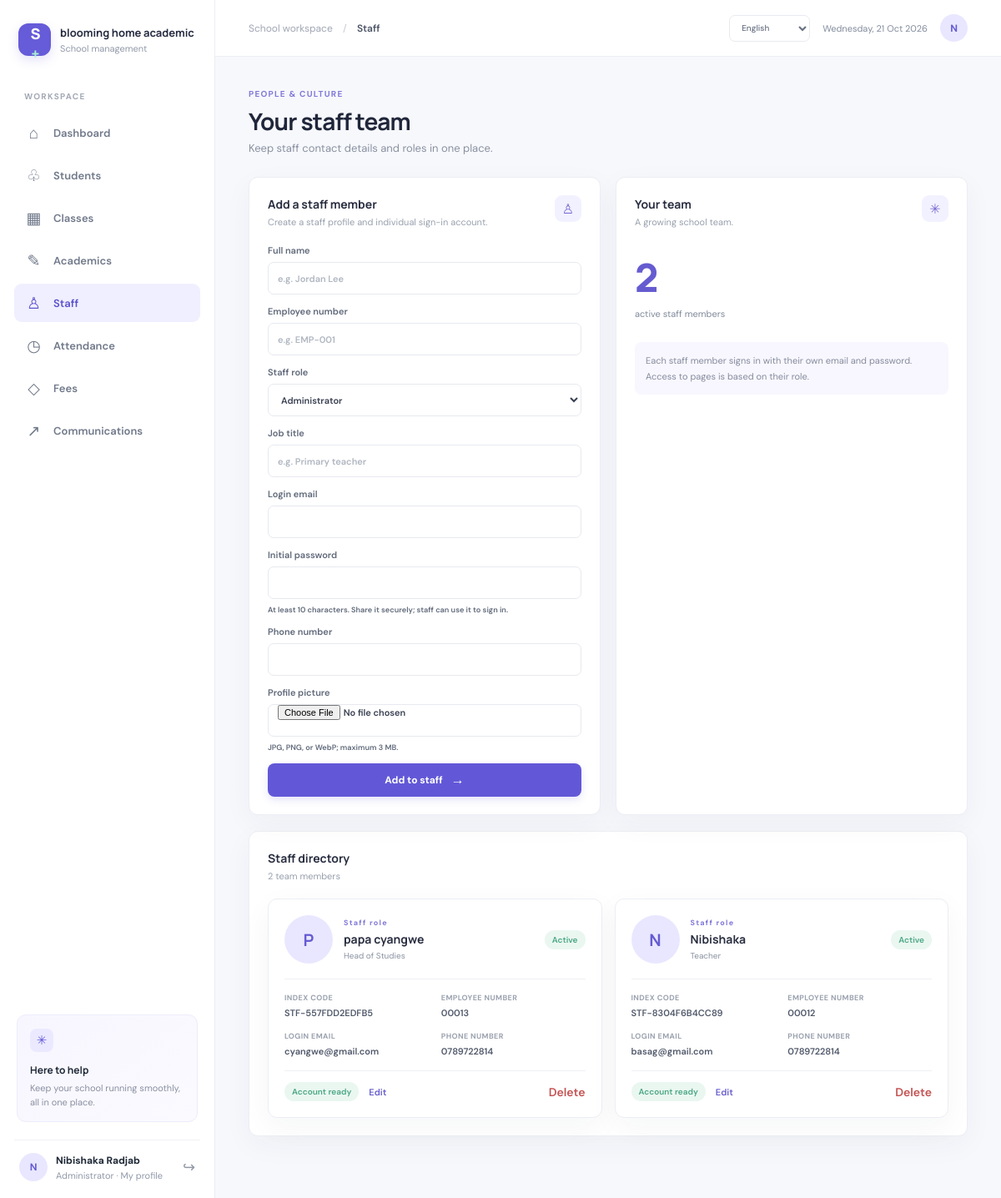
Screenshot of /index.php?page=teachers (signed in) with the database file from the repository.
### tables this page shows
CREATE TABLE IF NOT EXISTS users (
    id BIGINT UNSIGNED AUTO_INCREMENT PRIMARY KEY,
    school_id BIGINT UNSIGNED NOT NULL,
    role_id TINYINT UNSIGNED NOT NULL,
    name VARCHAR(150) NOT NULL,
    email VARCHAR(190) NOT NULL UNIQUE,
    phone VARCHAR(40) NULL,
    password_hash VARCHAR(255) NOT NULL,
    profile_picture VARCHAR(255) NULL,
    is_active BOOLEAN NOT NULL DEFAULT TRUE,
    created_at TIMESTAMP NOT NULL DEFAULT CURRENT_TIMESTAMP,
    CONSTRAINT fk_users_school FOREIGN KEY (school_id) REFERENCES schools(id) ON DELETE CASCADE,
    CONSTRAINT fk_users_role FOREIGN KEY (role_id) REFERENCES roles(id)
);

CREATE TABLE IF NOT EXISTS roles (
    id TINYINT UNSIGNED AUTO_INCREMENT PRIMARY KEY,
    name VARCHAR(30) NOT NULL UNIQUE
);

CREATE TABLE IF NOT EXISTS teachers (
    id BIGINT UNSIGNED AUTO_INCREMENT PRIMARY KEY,
    school_id BIGINT UNSIGNED NOT NULL,
    user_id BIGINT UNSIGNED NULL,
    employee_number VARCHAR(50) NOT NULL,
    index_code VARCHAR(24) NOT NULL,
    name VARCHAR(150) NOT NULL,
    email VARCHAR(190) NULL,
    phone VARCHAR(40) NULL,
    job_title VARCHAR(100) NULL,
    status ENUM('active', 'inactive') NOT NULL DEFAULT 'active',
    created_at TIMESTAMP NOT NULL DEFAULT CURRENT_TIMESTAMP,
    UNIQUE KEY uq_teachers_employee (school_id, employee_number),
    UNIQUE KEY uq_teachers_index_code (school_id, index_code),
    CONSTRAINT fk_teachers_school FOREIGN KEY (school_id) REFERENCES schools(id) ON DELETE CASCADE,
    CONSTRAINT fk_teachers_user FOREIGN KEY (user_id) REFERENCES users(id) ON DELETE SET NULL
);

### index.php (called while the page is built, shortened)
<?php
require_once __DIR__ . '/app/bootstrap.php';
require_once __DIR__ . '/app/layout.php';
require_login();
$pages = [
    'dashboard' => ['Dashboard', __DIR__ . '/pages/dashboard.php'],
    'students' => ['Students', __DIR__ . '/pages/students.php'],
    'classes' => ['Classes', __DIR__ . '/pages/classes.php'],
    'academics' => ['Academics', __DIR__ . '/pages/academics.php'],
    'teachers' => ['Staff', __DIR__ . '/pages/teachers.php'],
    'attendance' => ['Attendance', __DIR__ . '/pages/attendance.php'],
    'fees' => ['Fees', __DIR__ . '/pages/fees.php'],
    'communications' => ['Communications', __DIR__ . '/pages/communications.php'],
    'profile' => ['My profile', __DIR__ . '/pages/profile.php'],
];
$page = $_GET['page'] ?? (($_SESSION['user_role'] ?? '') === 'student' ? 'profile' : 'dashboard');
[$title, $file] = $pages[$page];
render_header($title, $page);
require $file;
render_footer();

### app/bootstrap.php (called while the page is built, shortened)
<?php
require_once __DIR__ . '/../config/database.php';
function current_language(): string
{
    return in_array($_SESSION['language'] ?? '', ['en', 'fr', 'sw'], true)
        ? $_SESSION['language']
        : 'en';
}
function t(string $message, array $replacements = []): string
{
    static $translations;
    $translations ??= require __DIR__ . '/translations.php';
    $translated = $translations[current_language()][$message] ?? $message;
    return $translated;
}
function localized_date(string|int $date, string $style = 'medium'): string
{
    $timestamp = is_int($date) ? $date : strtotime($date);
    $weekday = [
        'fr' => ['dimanche', 'lundi', 'mardi', 'mercredi', 'jeudi', 'vendredi', 'samedi'],
        'sw' => ['Jumapili', 'Jumatatu', 'Jumanne', 'Jumatano', 'Alhamisi', 'Ijumaa', 'Jumamosi'],
    ];
    $monthsShort = [
        'fr' => ['janv.', 'févr.', 'mars', 'avr.', 'mai', 'juin', 'juil.', 'août', 'sept.', 'oct.', 'nov.', 'déc.'],
        'sw' => ['Jan', 'Feb', 'Mac', 'Apr', 'Mei', 'Jun', 'Jul', 'Ago', 'Sep', 'Okt', 'Nov', 'Des'],
    ];
    $language = current_language();
    $day = (int) date('w', $timestamp);
    $month = (int) date('n', $timestamp) - 1;
    $shortMonth = $language === 'en' ? date('M', $timestamp) : $monthsShort[$language][$month];
    if ($style === 'full') {
        $dayName = $language === 'en' ? date('l', $timestamp) : $weekday[$language][$day];
        return ucfirst($dayName) . ', ' . date('j', $timestamp) . ' ' . $shortMonth . ' ' . date('Y', $timestamp);
    }
    return date('j', $timestamp) . ' ' . $shortMonth . ' ' . date('Y', $timestamp);
}
function e(?string $value): string
{
    return htmlspecialchars($value ?? '', ENT_QUOTES | ENT_SUBSTITUTE, 'UTF-8');
}
    ?>
    <?php
function require_login(): void
{
    $account = database()->prepare(
        'SELECT u.is_active, u.name, u.profile_picture, r.name AS role
         FROM users u JOIN roles r ON r.id = u.role_id
         WHERE u.id = ? AND u.school_id = ?'
    );
    $account->execute([(int) $_SESSION['user_id'], (int) $_SESSION['school_id']]);
}
function role_label(string $role): string
{
    $labels = [
        'admin' => 'Administrator',
        'teacher' => 'Teacher',
        'accountant' => 'Accountant',
        'dos' => 'Director of Studies (DOS)',
        'head_of_studies' => 'Head of Studies',
        'behavior_officer' => 'Behavior Officer',
        'parent' => 'Parent',
        'student' => 'Student',
    ];
    return t($labels[$role] ?? ucfirst(str_replace('_', ' ', $role)));
}
function current_user(): array
{
    return [
        'id' => (int) $_SESSION['user_id'],
        'school_id' => (int) $_SESSION['school_id'],
        'name' => (string) $_SESSION['user_name'],
        'role' => (string) $_SESSION['user_role'],
        'school_name' => (string) $_SESSION['school_name'],
        'profile_picture' => (string) ($_SESSION['profile_picture'] ?? ''),
    ];
}

### config/database.php (called while the page is built, shortened)
<?php
function database(): PDO
{
    static $connection;
    if ($connection instanceof PDO) {
        return $connection;
    }
    $host = getenv('DB_HOST') ?: '127.0.0.1';
    $name = getenv('DB_NAME') ?: 'school_management';
    $user = getenv('DB_USER') ?: 'root';
    $password = getenv('DB_PASSWORD') ?: '';
    $port = getenv('DB_PORT') ?: '3307';
    $connection = new PDO(
        "mysql:host={$host};port={$port};dbname={$name};charset=utf8mb4",
        $user,
        $password,
        [
            PDO::ATTR_ERRMODE => PDO::ERRMODE_EXCEPTION,
            PDO::ATTR_DEFAULT_FETCH_MODE => PDO::FETCH_ASSOC,
            PDO::ATTR_EMULATE_PREPARES => false,
        ]
    );
    return $connection;
}

### pages/teachers.php (the view, shortened to what this page needs)
<?php
$schoolId = current_user()['school_id'];
$staffQuery = database()->prepare(
    'SELECT t.id, t.employee_number, t.index_code, t.name, t.email, t.phone, t.job_title, t.status,
            t.user_id, u.profile_picture, r.name AS role_name
     FROM teachers t LEFT JOIN users u ON u.id = t.user_id
     LEFT JOIN roles r ON r.id = u.role_id
     WHERE t.school_id = ? ORDER BY t.created_at DESC'
);
$staffQuery->execute([$schoolId]);
$staff = $staffQuery->fetchAll();
$staffRoles = [
    'admin' => 'Administrator',
    'teacher' => 'Teacher',
    'accountant' => 'Accountant',
    'dos' => 'Director of Studies (DOS)',
    'head_of_studies' => 'Head of Studies',
    'behavior_officer' => 'Behavior Officer',
];
?>
<section class="page-heading"><div><span class="eyebrow"><?= e(t('PEOPLE & CULTURE')) ?></span><h1><?= e(t('Your staff team')) ?></h1><p><?= e(t('Keep staff contact details and roles in one place.')) ?></p></div></section>
<section class="content-grid">
    <article class="panel form-panel">
        <div class="panel-heading"><div><h2><?= e(t('Add a staff member')) ?></h2><p><?= e(t('Create a staff profile and individual sign-in account.')) ?></p></div><span class="panel-icon">♙</span></div>
        <form method="post" action="index.php?page=teachers" enctype="multipart/form-data" class="form-stack compact-form">
            <label><?= e(t('Full name')) ?><input name="name" required maxlength="150" placeholder="<?= e(t('e.g. Jordan Lee')) ?>"></label>
            <label><?= e(t('Employee number')) ?><input name="employee_number" required maxlength="50" placeholder="<?= e(t('e.g. EMP-001')) ?>"></label>
            <label><?= e(t('Staff role')) ?><select name="role" required><?php foreach ($staffRoles as $role => $label): ?><option value="<?= e($role) ?>"><?= e(t($label)) ?></option><?php endforeach; ?></select></label>
            <label><?= e(t('Job title')) ?><input name="job_title" maxlength="100" placeholder="<?= e(t('e.g. Primary teacher')) ?>"></label>
            <label><?= e(t('Login email')) ?><input type="email" name="email" maxlength="190" required autocomplete="off"></label>
            <label><?= e(t('Initial password')) ?><input type="password" name="password" minlength="10" required autocomplete="new-password"><small><?= e(t('At least 10 characters. Share it securely; staff can use it to sign in.')) ?></small></label>
            <label><?= e(t('Phone number')) ?><input name="phone" maxlength="40"></label>
            <label><?= e(t('Profile picture')) ?><input type="file" name="profile_picture" accept="image/jpeg,image/png,image/webp"><small><?= e(t('JPG, PNG, or WebP; maximum 3 MB.')) ?></small></label>
            <button class="button button-primary" type="submit"><?= e(t('Add to staff')) ?> <span>→</span></button>
        </form>
    </article>
    <article class="panel form-panel staff-summary">
        <div class="panel-heading"><div><h2><?= e(t('Your team')) ?></h2><p><?= e(t('A growing school team.')) ?></p></div><span class="panel-icon">✳</span></div>
        <div class="team-number"><?= number_format(count($staff)) ?></div><span class="team-caption"><?= e(t('active staff members')) ?></span>
        <div class="team-note"><?= e(t('Each staff member signs in with their own email and password. Access to pages is based on their role.')) ?></div>
    </article>
</section>
<section class="panel recent-panel">
    <div class="panel-heading"><div><h2><?= e(t('Staff directory')) ?></h2><p><?= count($staff) ?> <?= e(t('team members')) ?></p></div></div>
    <?php if ($staff === []): ?><div class="empty-state compact"><span class="empty-icon">♙</span><p><?= e(t('Your staff directory is empty. Add your first team member above.')) ?></p></div><?php else: ?>
        <div class="profile-card-grid">
            <?php foreach ($staff as $member): ?><article class="profile-card">
                <div class="profile-card-header">
                    <?php if ($member['profile_picture']): ?><img class="profile-card-avatar" src="<?= e($member['profile_picture']) ?>" alt="<?= e(t('Profile picture')) ?>"><?php else: ?><span class="profile-card-avatar profile-card-initial"><?= e(strtoupper(substr($member['name'], 0, 1))) ?></span><?php endif; ?>
                    <div class="profile-card-identity"><span class="eyebrow"><?= e(t('Staff role')) ?></span><h3><?= e($member['name']) ?></h3><span><?= e($member['role_name'] ? t($staffRoles[$member['role_name']] ?? $member['role_name']) : ($member['job_title'] ?? '—')) ?></span></div>
                    <span class="status-pill status-<?= e($member['status']) ?>"><?= e(t(ucfirst($member['status']))) ?></span>
                </div>
                <div class="profile-card-details">
                    <div><small><?= e(t('INDEX CODE')) ?></small><strong><?= e($member['index_code']) ?></strong></div>
                    <div><small><?= e(t('Employee number')) ?></small><strong><?= e($member['employee_number']) ?></strong></div>
                    <div><small><?= e(t('Login email')) ?></small><strong><?= e($member['email'] ?? '—') ?></strong></div>
                    <div><small><?= e(t('Phone number')) ?></small><strong><?= e($member['phone'] ?? '—') ?></strong></div>
                </div>
                <div class="profile-card-actions">
                    <?php if ($member['user_id'] !== null): ?><span class="status-pill status-active"><?= e(t('Account ready')) ?></span><?php else: ?><a class="text-link" href="#create-account"><?= e(t('Create account')) ?></a><?php endif; ?>
                    <a class="text-link" href="index.php?page=teachers&amp;edit_staff=<?= (int) $member['id'] ?>#edit-staff"><?= e(t('Edit')) ?></a>
                    <form method="post" action="index.php?page=teachers" onsubmit="return confirm(<?= e(json_encode(t('Delete this staff member? Their sign-in account will also be deleted if linked.'))) ?>)"><button class="text-button text-danger" type="submit"><?= e(t('Delete')) ?></button></form>
                </div>
            </article><?php endforeach; ?>
        </div>
    <?php endif; ?>
</section>

### app/layout.php (shortened to what this page needs)
<?php
function render_language_selector(string $class = 'language-picker'): void
{
    $script = basename((string) ($_SERVER['SCRIPT_NAME'] ?? 'index.php'));
    $query = $_GET;
    ?>
    <form class="<?= e($class) ?>" method="get" action="<?= e($script) ?>">
        <select id="language-select" name="lang" aria-label="<?= e(t('Language')) ?>" onchange="this.form.submit()">
            <?php foreach (['en' => 'English', 'fr' => 'French', 'sw' => 'Kiswahili'] as $code => $label): ?>
                <option value="<?= e($code) ?>"<?= current_language() === $code ? ' selected' : '' ?>><?= e(t($label)) ?></option>
            <?php endforeach; ?>
        </select>
    </form>
    <?php
}
function render_header(string $title, string $activePage): void
{
    $user = current_user();
    $navigation = [
        'dashboard' => ['Dashboard', '⌂'],
        'students' => ['Students', '♧'],
        'classes' => ['Classes', '▦'],
        'academics' => ['Academics', '✎'],
        'teachers' => ['Staff', '♙'],
        'attendance' => ['Attendance', '◷'],
        'fees' => ['Fees', '◇'],
        'communications' => ['Communications', '↗'],
    ];
    ?>
    <!doctype html>
    <html lang="<?= e(current_language()) ?>">
    <head>
        <link rel="stylesheet" href="assets/css/app.css">
    </head>
    <body>
    <div class="app-shell">
        <aside class="sidebar">
            <a class="brand" href="index.php">
                <span class="brand-mark">S<span>+</span></span>
                <span class="brand-copy"><strong><?= e($user['school_name']) ?></strong><small><?= e(t('School management')) ?></small></span>
            </a>
            <div class="nav-label"><?= e(t('WORKSPACE')) ?></div>
            <nav class="main-nav" aria-label="<?= e(t('Main navigation')) ?>">
                <?php foreach ($navigation as $key => [$label, $icon]): ?>
                    <a class="nav-link<?= $activePage === $key ? ' active' : '' ?>" href="index.php?page=<?= e($key) ?>">
                        <span class="nav-icon"><?= e($icon) ?></span><span><?= e(t($label)) ?></span>
                    </a>
                <?php endforeach; ?>
            </nav>
            <div class="sidebar-bottom">
                <div class="help-card">
                    <span class="help-icon">✳</span>
                    <strong><?= e(t('Here to help')) ?></strong>
                    <p><?= e(t('Keep your school running smoothly, all in one place.')) ?></p>
                </div>
                <div class="profile-row">
                    <a class="avatar-link" href="index.php?page=profile" aria-label="<?= e(t('My profile')) ?>">
                        <?php if ($user['profile_picture'] !== ''): ?><img class="avatar" src="<?= e($user['profile_picture']) ?>" alt=""><?php else: ?><span class="avatar"><?= e(strtoupper(substr($user['name'], 0, 1))) ?></span><?php endif; ?>
                    </a>
                    <a class="profile-copy" href="index.php?page=profile"><strong><?= e($user['name']) ?></strong><small><?= e(role_label($user['role'])) ?> · <?= e(t('My profile')) ?></small></a>
                    <a class="logout-link" href="logout.php" aria-label="<?= e(t('Sign out')) ?>" title="<?= e(t('Sign out')) ?>">↪</a>
                </div>
            </div>
        </aside>
        <main class="main-area">
            <header class="topbar">
                <div class="breadcrumb"><?= e(t('School workspace')) ?> <span>/</span> <strong><?= e(t($title)) ?></strong></div>
                <div class="topbar-right"><?= render_language_selector() ?><span class="today"><?= e(localized_date(time(), 'full')) ?></span><span class="top-avatar"><?= e(strtoupper(substr($user['name'], 0, 1))) ?></span></div>
            </header>
            <div class="page-content">
    <?php
}
function render_footer(): void
{
    ?>
            </div>
        </main>
    </div>
    </body>
    </html>
    <?php
}

### rows the page displays
users: name "N", name "Nibishaka Radjab", role.name "Administrator"
teachers: name "P", name "papa cyangwe", roles.name "Head of Studies", status "Active", index_code "STF-557FDD2EDFB5", employee_number "00013", email "cyangwe@gmail.com", phone "0789722814"
teachers: name "N", name "Nibishaka", roles.name "Teacher", status "Active", index_code "STF-8304F6B4CC89", employee_number "00012", email "basag@gmail.com", phone "0789722814"

### other values shown
$user['school_name'] "blooming home academic"
t('School management') "School management"
t('WORKSPACE') "WORKSPACE"
$icon "⌂"
t($label) "Dashboard"
$icon "♧"
t($label) "Students"
$icon "▦"
t($label) "Classes"
$icon "✎"
t($label) "Academics"
$icon "♙"
t($label) "Staff"
$icon "◷"
t($label) "Attendance"
